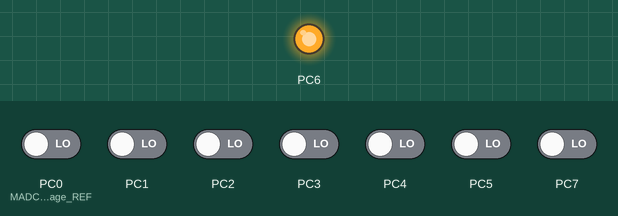
Simulated run of this program. Board: ATmega328P, built with avr-gcc and emulated at 8 MHz (the files do not name the chip). On the bench: output pins drawn as LEDs (lit = HIGH). The test bench sets the inputs (shaded band); at power-on: PC0 (MADC_Voltage_REF), PC1–5, PC7 LOW.

Above: at 3.1 s.
At 9.0 s:
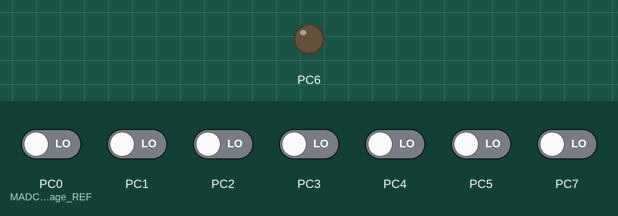
Timing chart, 0 to 15.6 s (numbered marks = the images above):
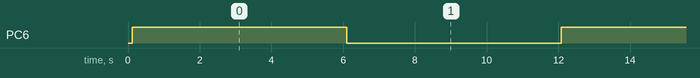

The program:

main.c
```c
/*
 * main.c
 *
 *  Created on: Oct 10, 2024
 *      Author:amany_Elsedawy
 *      Description:
 * Program : indicate Day state morning or night by Using LDR Sensor that connected to the ADC (channel 0) AND
 * LCD Display :
 *    Good Morning" +  boy character
 *        and turns **off** the LED (on PORTB, PIN0).
 *    If it's night time :
 *       "Good Evening" + sleeping boy character
 *        and turns **on** the LED.
 */


#define F_CPU 8000000UL
#include <util/delay.h>
#include "STD_TYPE.h"
#include "BIT_MAC_FUC.h"

//MCAL
#include"MDIO_Interface.h"
#include"MADC_Interfece.h"

//HALL
#include"HLCD_Interface.h"
#include"HLCD_EXTRACHAR.h"

int main(void){
     u16 Local_u16DigitalValue;
	u16 Local_u16AnalogValue;//0 to 5000

	    //MGIE_enable_GI();
		MDIO_Init();
		MADC_voidInit();
        HLCD_void_Init();
	   while(1){
			MADC_u8GetADCValueSynch(0,&Local_u16DigitalValue);
			Local_u16AnalogValue=((u32)Local_u16DigitalValue*5000UL) / 1024;
          if(Local_u16AnalogValue<4761 && Local_u16AnalogValue>=283){
        	 //if it LDR darkness tur on led//v0=4761
              HLCD_CLEAR();
             MDIO_u8SetPinValue(MDIO_PORTB,MDIO_PIN_0,MDIO_PinLow);
             HLCD_SetCursor(1,0);
             HLCD_WriteStirng((const u8*)"Good Morning");

            HLCD_voidSendExtraChar2(2,4,HLCD_u8ExtraCharBOY);


}       else{
	       HLCD_CLEAR();
	       MDIO_u8SetPinValue(MDIO_PORTB,MDIO_PIN_0,MDIO_PinHigh);
	       HLCD_SetCursor(1,0);
	       HLCD_WriteStirng((const u8*)"Good evening");
           HLCD_voidSendExtraChar2(2,4,HLCD_u8ExtraCharSleepBOY);
}

          // Small delay to allow for stable readings
                  _delay_ms(100);

	   }


return 0;

}
```

BIT_MAC_FUC.h
```c
#ifndef BIT_MAC_h
#define BIT_MAC_h

#define SET_BIT(value,Bitn) ((value)|=(1<<(Bitn)))
#define CLR_BIT(value,Bitn)  ((value)&=(~(1<<(Bitn))))
#define TOGGLE_BIT(value,Bitn) ((value)^=(1<<(Bitn)))
// function to return value of pin as it high or low
#define GET_BIT(REG,BIT_NUM)  ((REG>>BIT_NUM)&1)//REG indicate for PIN
#endif
//#include "BIT_MAC_FUC.h"
```

MADC_Interfece.h
```c
#ifndef   MADC_INTERFACE_H
#define   MADC_INTERFACE_H


void  MADC_voidInit  (void);

u8 MADC_u8GetADCValueSynch(u8 Copy_u8ChannelNum, u16* Copy_pu16ADCValue);

u8 MADC_u8GetADCValueAsynch(u8 Copy_u8ChannelNum,void(*Copy_pf)(u16));
#endif
```

MADC_Program.c
```c
#include "STD_TYPE.h"
#include "BIT_MAC_FUC.h"
//mcal
#include"MADC_Interfece.h"
#include"MADC_Private.h"
#include"MADC_Config.h"


 static u8  private_u8BusyFlag=private_NOT_Busy;
static(*private_pf)(u16)=NULL;

void  MADC_voidInit  (void){

//Set vref=5v(AVCC)
#if  MADC_Voltage_REF == MADC_AVCC

CLR_BIT(private_ADCMUX,7);
SET_BIT(private_ADCMUX,6);
#elif  MADC_Voltage_REF ==MADC_AREF
CLR_BIT(private_ADCMUX,6);
CLR_BIT(private_ADCMUX,7);
#elif  MADC_Voltage_REF ==MADC_INTERNAL_2_V
SET_BIT(private_ADCMUX,6);
SET_BIT(private_ADCMUX,7);

#endif
//Adjustment value ==>right->zero for right //and one for left
CLR_BIT(private_ADCMUX,5);
//select single_conversion_mode
CLR_BIT(private_ADCSRA,5);
//set prescaler value
SET_BIT(private_ADCSRA,2);
SET_BIT(private_ADCSRA,1);
CLR_BIT(private_ADCSRA,0);
//enable ACD peri
SET_BIT(private_ADCSRA,7);

}

u8 MADC_u8GetADCValueSynch(u8 Copy_u8ChannelNum, u16* Copy_pu16ADCValue){

	u8 local_u8ErrorState=STD_TYPE_NOK;
    u32 local_u32timeoutCounter=0;
if((Copy_u8ChannelNum<32) &&  (Copy_pu16ADCValue!=NULL)){
	local_u8ErrorState=STD_TYPE_OK;
	//clear channel number bits
	private_ADCMUX &=0b11100000;
//set channel number
    private_ADCMUX |= Copy_u8ChannelNum;
//start conversion
SET_BIT(private_ADCSRA,6);
//wait for ADC FLAG && check if hardware(ADC)is ok by counter expect time working of ADC
  while(( local_u32timeoutCounter<private_TimeOutMaxValue )&&(GET_BIT(private_ADCSRA,4)==0)){
	 local_u32timeoutCounter++;
  }
  if(GET_BIT(private_ADCSRA,4)){
	  //read ADC_VALUe
	  *Copy_pu16ADCValue=private_u16_ADC;
	  //clear flag
	  SET_BIT(private_ADCSRA,4);

  }else{
	  local_u8ErrorState=STD_TYPE_NOK;
  }


}


return  local_u8ErrorState;


}
//GetADCValueAsynch function
u8 MADC_u8GetADCValueAsynch(u8 Copy_u8ChannelNum,void(*Copy_pf)(u16)){
u8 local_u8ErrorState=STD_TYPE_NOK;
if((Copy_u8ChannelNum<32 )&&( Copy_pf!=NULL )&&( private_u8BusyFlag!=private_NOT_Busy)){
	local_u8ErrorState=STD_TYPE_OK;
//ADC is busy now
	 private_u8BusyFlag=private_Busy;
//set call back function
	 private_pf=Copy_pf;
	 //clear channel number bits
	 private_ADCMUX &=0b11100000;
	 //set channel number
	  private_ADCMUX |= Copy_u8ChannelNum;
	  //enable ADC interrput
     SET_BIT(private_ADCSRA,3);
     //start conversion
     SET_BIT(private_ADCSRA,6);
}


return local_u8ErrorState;
}

//ADC ISR
void __Vector_16(void)    __attribute__((signal));
void __Vector_16(void){

if(private_pf!=NULL){

	private_pf(private_u16_ADC);
  //ADC NOT BUSY NOW
    private_u8BusyFlag=private_NOT_Busy;
//unable interrupt
    CLR_BIT(private_ADCSRA,3);
}
}
```

MDIO_Interface.h
```c
/*******NAME:       Amany Sabry*******/
/*******DATE:       9/2024***********/
/*******Version:    1.o***********/
#ifndef MDIO_INTERFACE_H
#define MDIO_INTERFACE_H
//define port id
#define MDIO_PORTA 0
#define MDIO_PORTB 1
#define MDIO_PORTC 2
#define MDIO_PORTD 3
//define pin id
#define MDIO_PIN_0  0
#define MDIO_PIN_1  1
#define MDIO_PIN_2  2
#define MDIO_PIN_3  3
#define MDIO_PIN_4  4
#define MDIO_PIN_5  5
#define MDIO_PIN_6  6
#define MDIO_PIN_7  7
// define pin direction
#define MDIO_OUTPUT  0
#define MDIO_INPUT_FLOATING   1
#define MDIO_INPUT_PULLEdUP  2
//macro value of pin
#define MDIO_PinHigh  1
#define MDIO_PinLow  0
void MDIO_Init(void);

u8 MDIO_u8SetPinDirection(u8 Copy_u8PortId,u8 Copy_u8PinId, u8 Copy_u8PinDirec);
u8 MDIO_u8SetPortDirection(u8 Copy_u8PortId, u8 Copy_u8PortDirec);
u8 MDIO_u8SetPinValue(u8 Copy_u8PortId,u8 Copy_u8PinId,u8 Copy_u8PinValue);
u8 MDIO_u8SetPortValue(u8 Copy_u8PortId,u8 Copy_u8PortValue);
u8 MDIO_u8GetPinValue(u8 Copy_u8PortId,u8 Copy_u8PinId,u8 *Copy_Pu8ReturnPinValue);
u8 MDIO_u8GetPortValue(u8 Copy_u8PortId,u8 *Copy_Pu8ReturnPortValue);
#endif
```

MGIE_Interface.h
```c
#ifndef   MGIE_INTERFACE_H
#define   MGIE_INTERFACE_H

void MGIE_enable_GI(void);
void MGIE_disenable_GI(void);
// make implement at home

#endif
```

MGIE_Program.c
```c
#include "STD_TYPE.h"
#include "BIT_MAC_FUC.h"
//mcal
#include"MGIE_Interface.h"
#include"MGIE_Private.h"
#include"MGIE_Config.h"


void MGIE_enable_GI(void){


SET_BIT(Private_SREG,7);
}
void MGIE_disenable_GI(void){


CLR_BIT(Private_SREG,7);

}
```

MIDIO_Program.c
```c
/*******NAME:       Amany Sabry*******/
/*******DATE:       9/2024***********/
/*******Version:    1.o*************/

/* LIB LAYER*/
#include"STD_TYPE.h"
#include"BIT_MAC_FUC.h"


#include"MDIO_Interface.h"
#include "MDIO_Private.h"
#include"MDIO_Config.h"

void MDIO_Init(void){
 PRIVATE_DDRA_REG=PRIVATE_CONC(MDIO_PA7_DIRECTION,MDIO_PA6_DIRECTION,MDIO_PA5_DIRECTION,MDIO_PA4_DIRECTION,MDIO_PA3_DIRECTION,MDIO_PA2_DIRECTION,MDIO_PA1_DIRECTION,MDIO_PA0_DIRECTION);
 PRIVATE_DDRB_REG=PRIVATE_CONC(MDIO_PB7_DIRECTION,MDIO_PB6_DIRECTION,MDIO_PB5_DIRECTION,MDIO_PB4_DIRECTION,MDIO_PB3_DIRECTION,MDIO_PB2_DIRECTION,MDIO_PB1_DIRECTION,MDIO_PB0_DIRECTION);
 PRIVATE_DDRC_REG=PRIVATE_CONC(MDIO_PC7_DIRECTION,MDIO_PC6_DIRECTION,MDIO_PC5_DIRECTION,MDIO_PC4_DIRECTION,MDIO_PC3_DIRECTION,MDIO_PC2_DIRECTION,MDIO_PC1_DIRECTION,MDIO_PC0_DIRECTION);
 PRIVATE_DDRD_REG=PRIVATE_CONC(MDIO_PD7_DIRECTION,MDIO_PD6_DIRECTION,MDIO_PD5_DIRECTION,MDIO_PD4_DIRECTION,MDIO_PD3_DIRECTION,MDIO_PD2_DIRECTION,MDIO_PD1_DIRECTION,MDIO_PD0_DIRECTION);
 //set initial value
 PRIVATE_PORTA_REG=PRIVATE_CONC(MDIO_PA7_VALUE,MDIO_PA6_VALUE,MDIO_PA5_VALUE,MDIO_PA4_VALUE,MDIO_PA3_VALUE,MDIO_PA2_VALUE,MDIO_PA1_VALUE,MDIO_PA0_VALUE);
 PRIVATE_PORTB_REG=PRIVATE_CONC(MDIO_PB7_VALUE,MDIO_PB6_VALUE,MDIO_PB5_VALUE,MDIO_PB4_VALUE,MDIO_PB3_VALUE,MDIO_PB2_VALUE,MDIO_PB1_VALUE,MDIO_PB0_VALUE);
 PRIVATE_PORTC_REG=PRIVATE_CONC(MDIO_PC7_VALUE,MDIO_PC6_VALUE,MDIO_PC5_VALUE,MDIO_PC4_VALUE,MDIO_PC3_VALUE,MDIO_PC2_VALUE,MDIO_PC1_VALUE,MDIO_PC0_VALUE);
 PRIVATE_PORTD_REG=PRIVATE_CONC(MDIO_PD7_VALUE,MDIO_PD6_VALUE,MDIO_PD5_VALUE,MDIO_PD4_VALUE,MDIO_PD3_VALUE,MDIO_PD2_VALUE,MDIO_PD1_VALUE,MDIO_PD0_VALUE);

}

//set pin direction
u8 MDIO_u8SetPinDirection(u8 Copy_u8PortId,u8 Copy_u8PinId, u8 Copy_u8PinDirec){
u8 Local_u8ErrorState=STD_TYPE_OK ;

if(Copy_u8PinId<=MDIO_PIN_7){
  switch(Copy_u8PortId){
    case MDIO_PORTA:
    if(Copy_u8PinDirec==MDIO_OUTPUT ){
	 SET_BIT(PRIVATE_DDRA_REG ,Copy_u8PinId);
}   else if(Copy_u8PinDirec==MDIO_INPUT_FLOATING){

	CLR_BIT(PRIVATE_DDRA_REG ,Copy_u8PinId);
}   else if(Copy_u8PinDirec==MDIO_INPUT_PULLEdUP){
	CLR_BIT(PRIVATE_DDRA_REG ,Copy_u8PinId);
	SET_BIT(PRIVATE_PORTA_REG  ,Copy_u8PinId);

}
   else{
	Local_u8ErrorState=STD_TYPE_NOK;
}
  break;
  case MDIO_PORTB :
      if(Copy_u8PinDirec==MDIO_OUTPUT ){
	  SET_BIT(PRIVATE_DDRB_REG ,Copy_u8PinId);
}
     else if(Copy_u8PinDirec==MDIO_INPUT_FLOATING){

	    CLR_BIT(PRIVATE_DDRB_REG ,Copy_u8PinId);
}
    else if(Copy_u8PinDirec==MDIO_INPUT_PULLEdUP){
	CLR_BIT(PRIVATE_DDRB_REG ,Copy_u8PinId);
	SET_BIT(PRIVATE_PORTB_REG  ,Copy_u8PinId);

}
    else{
	Local_u8ErrorState=STD_TYPE_NOK;
}
  break;
 case MDIO_PORTC:

    if(Copy_u8PinDirec==MDIO_OUTPUT ){
	SET_BIT(PRIVATE_DDRC_REG ,Copy_u8PinId);
}
    else if(Copy_u8PinDirec==MDIO_INPUT_FLOATING){

	CLR_BIT(PRIVATE_DDRC_REG ,Copy_u8PinId);
}
    else if(Copy_u8PinDirec==MDIO_INPUT_PULLEdUP){
	CLR_BIT(PRIVATE_DDRC_REG ,Copy_u8PinId);
	SET_BIT(PRIVATE_PORTC_REG  ,Copy_u8PinId);

}
    else{
	Local_u8ErrorState=STD_TYPE_NOK;
}
 break;
 case MDIO_PORTD:
   if(Copy_u8PinDirec==MDIO_OUTPUT ){
	SET_BIT(PRIVATE_DDRD_REG ,Copy_u8PinId);
}
   else if(Copy_u8PinDirec==MDIO_INPUT_FLOATING){

	CLR_BIT(PRIVATE_DDRD_REG ,Copy_u8PinId);
}
   else if(Copy_u8PinDirec==MDIO_INPUT_PULLEdUP){
	CLR_BIT(PRIVATE_DDRD_REG ,Copy_u8PinId);
	SET_BIT(PRIVATE_PORTD_REG  ,Copy_u8PinId);

}
   else{
	Local_u8ErrorState=STD_TYPE_NOK;
}
 break;
default:
	Local_u8ErrorState=STD_TYPE_NOK;


}


}
else{
	Local_u8ErrorState=STD_TYPE_NOK;
}

return Local_u8ErrorState;
//set port direction
}

u8 MDIO_u8SetPortDirection(u8 Copy_u8PortId, u8 Copy_u8PortDirec){
u8 Local_u8ErrorState=STD_TYPE_OK ;
	switch(Copy_u8PortId){

	  case MDIO_PORTA:
		 if( Copy_u8PortDirec==MDIO_OUTPUT){
		   PRIVATE_DDRA_REG=0xFF;
		 }
		 else if( Copy_u8PortDirec==MDIO_INPUT_FLOATING){
			 PRIVATE_DDRA_REG=0x00;
		 }else if( Copy_u8PortDirec==MDIO_INPUT_PULLEdUP ){

			 PRIVATE_DDRA_REG=0x00;
			 PRIVATE_PORTA_REG=0xFF;

		 }else{
			 Local_u8ErrorState=STD_TYPE_NOK;

		 }

		break;
	  case MDIO_PORTB:
	  		 if( Copy_u8PortDirec==MDIO_OUTPUT){
	  		   PRIVATE_DDRB_REG=0xFF;
	  		 }
	  		 else if( Copy_u8PortDirec==MDIO_INPUT_FLOATING){
	  			 PRIVATE_DDRB_REG=0x00;
	  		 }else if( Copy_u8PortDirec==MDIO_INPUT_PULLEdUP ){

	  			 PRIVATE_DDRB_REG=0x00;
	  			 PRIVATE_PORTB_REG=0xFF;

	  		 }else{
	  			  Local_u8ErrorState=STD_TYPE_NOK;

	  		 }

	  		break;
	  case MDIO_PORTC:
	  		 if( Copy_u8PortDirec==MDIO_OUTPUT){
	  		   PRIVATE_DDRC_REG=0xFF;
	  		 }
	  		 else if( Copy_u8PortDirec==MDIO_INPUT_FLOATING){
	  			 PRIVATE_DDRC_REG=0x00;
	  		 }else if( Copy_u8PortDirec==MDIO_INPUT_PULLEdUP ){

	  			 PRIVATE_DDRC_REG=0x00;
	  			 PRIVATE_PORTC_REG=0xFF;

	  		 }else{
	  			  Local_u8ErrorState=STD_TYPE_NOK;

	  		 }

	  		break;
	  case MDIO_PORTD:
	  		 if( Copy_u8PortDirec==MDIO_OUTPUT){
	  		   PRIVATE_DDRD_REG=0xFF;
	  		 }
	  		 else if( Copy_u8PortDirec==MDIO_INPUT_FLOATING){
	  			 PRIVATE_DDRD_REG=0x00;
	  		 }else if( Copy_u8PortDirec==MDIO_INPUT_PULLEdUP ){

	  			 PRIVATE_DDRD_REG=0x00;
	  			 PRIVATE_PORTD_REG=0xFF;

	  		 }

	   else{
	  			 Local_u8ErrorState=STD_TYPE_NOK;
	   }


            break;
	  default:
		   Local_u8ErrorState=STD_TYPE_NOK;

	}

	return Local_u8ErrorState;

}
//set pin value
u8 MDIO_u8SetPinValue(u8 Copy_u8PortId,u8 Copy_u8PinId,u8 Copy_u8PinValue){
u8 Local_u8ErrorState=STD_TYPE_OK ;
 if(Copy_u8PinId<=MDIO_PIN_7 ){
   switch(Copy_u8PortId){
   case  MDIO_PORTA:
    switch(Copy_u8PinValue){
      case MDIO_PinHigh:
	   SET_BIT(PRIVATE_PORTA_REG , Copy_u8PinId);
	   break;
      case MDIO_PinLow:
   	   CLR_BIT(PRIVATE_PORTA_REG , Copy_u8PinId);
   	    break;
   }
       break;
    case  MDIO_PORTB:
   switch(Copy_u8PinValue){
	   case MDIO_PinHigh:
		   SET_BIT(PRIVATE_PORTB_REG , Copy_u8PinId);
		   break;
	   case MDIO_PinLow:
	   	   CLR_BIT(PRIVATE_PORTB_REG , Copy_u8PinId);
	   	 break;
	   }
     break;
     case  MDIO_PORTC:
  switch(Copy_u8PinValue){
	   case MDIO_PinHigh:
		   SET_BIT(PRIVATE_PORTC_REG,Copy_u8PinId );

		   break;
	   case MDIO_PinLow:
	   	   CLR_BIT(PRIVATE_PORTC_REG , Copy_u8PinId);
	   	   break;
	   }
        break;
      case  MDIO_PORTD:
 switch(Copy_u8PinValue){
	   case MDIO_PinHigh:
		   SET_BIT(PRIVATE_PORTD_REG , Copy_u8PinId);
		   break;
	   case MDIO_PinLow:
	   	   CLR_BIT(PRIVATE_PORTD_REG , Copy_u8PinId);
	   	 break;
	   }
break;
default:
	Local_u8ErrorState=STD_TYPE_NOK;

}
}
else{
	Local_u8ErrorState=STD_TYPE_NOK;

}
return Local_u8ErrorState;
}
//set port value
u8 MDIO_u8SetPortValue(u8 Copy_u8PortId,u8 Copy_u8PortValue){
	u8 Local_u8ErrorState=STD_TYPE_OK ;
    if( Copy_u8PortId<= Copy_u8PortId){
      switch(Copy_u8PortId){
      case MDIO_PORTA :PRIVATE_PORTA_REG= Copy_u8PortValue;break;
      case MDIO_PORTB :PRIVATE_PORTB_REG= Copy_u8PortValue;break;
      case MDIO_PORTC :PRIVATE_PORTC_REG= Copy_u8PortValue;break;
      case MDIO_PORTD :PRIVATE_PORTD_REG= Copy_u8PortValue;break;


      }

    }else{
    	Local_u8ErrorState=STD_TYPE_NOK;}

return Local_u8ErrorState;
}
//get pin value
u8 MDIO_u8GetPinValue(u8 Copy_u8PortId,u8 Copy_u8PinId,u8 *Copy_Pu8ReturnPinValue){
	u8 Local_u8ErrorState=STD_TYPE_OK ;
	if((Copy_u8PinId<=MDIO_PIN_7) && (Copy_u8PortId<=MDIO_PORTD)&&(Copy_Pu8ReturnPinValue!=NULL)){
         switch(Copy_u8PortId){
         case  MDIO_PORTA:  *Copy_Pu8ReturnPinValue = GET_BIT(PRIVATE_PINA_REG ,Copy_u8PinId);break;
         case  MDIO_PORTB:  *Copy_Pu8ReturnPinValue = GET_BIT(PRIVATE_PINB_REG ,Copy_u8PinId);break;
         case  MDIO_PORTC:  *Copy_Pu8ReturnPinValue = GET_BIT(PRIVATE_PINC_REG ,Copy_u8PinId);break;
         case  MDIO_PORTD:  *Copy_Pu8ReturnPinValue = GET_BIT(PRIVATE_PIND_REG ,Copy_u8PinId);break;


}

}else{

		Local_u8ErrorState=STD_TYPE_NOK;
	}
	return Local_u8ErrorState;

}
//get port valueTD
u8 MDIO_u8GetPortValue(u8 Copy_u8PortId,u8 *Copy_Pu8ReturnPortValue){
	u8 Local_u8ErrorState=STD_TYPE_OK ;
if((Copy_u8PortId<=MDIO_PORTD)&&(Copy_Pu8ReturnPortValue!= NULL)){
 switch( Copy_u8PortId){

        case  MDIO_PORTA:  *Copy_Pu8ReturnPortValue = PRIVATE_PINA_REG ;break;
         case  MDIO_PORTB:  *Copy_Pu8ReturnPortValue = PRIVATE_PINB_REG ;break;
         case  MDIO_PORTC:  *Copy_Pu8ReturnPortValue = PRIVATE_PINC_REG ;break;
         case  MDIO_PORTD:  *Copy_Pu8ReturnPortValue= PRIVATE_PIND_REG ;break;

 }

}else{
	Local_u8ErrorState=STD_TYPE_NOK ;
}


return  Local_u8ErrorState;
}
```

STD_TYPE.h
```c
#ifndef STDTYPE_H
#define STDTYPE_H

// Standard Types
typedef unsigned char u8;
typedef signed char s8;
typedef unsigned short int u16;
typedef signed short int s16;
typedef unsigned long int u32;
typedef signed long int s32;

typedef  float f32;
typedef double f64;
#define STD_TYPE_OK  1
#define STD_TYPE_NOK  0
#define NULL  ((void*)0)
#endif //
```

HLCD_Config.h
```c
#ifndef HLCD_CONFIG_H
#define HLCD_CONFIG_H
//configration for control pin
//RS pin
#define HLCD_RS_PORT    MDIO_PORTD
#define  HLCD_RS_PIN    MDIO_PIN_0
//R/W pin
#define  HLCD_RW_PORT   MDIO_PORTD
#define  HLCD_RW_PIN    MDIO_PIN_1
//enable pin
#define  HLCD_EN_PORT   MDIO_PORTD
#define  HLCD_EN_PIN    MDIO_PIN_2
//configuration for data pin
#define HLCD_DATA_PORT  MDIO_PORTC
#endif
```

MADC_Config.h
```c
#ifndef   MADC_COFIG_H
#define   MADC_CONFIG_H


#define   MADC_AVCC    0
#define   MADC_AREF    1
#define   MADC_INTERNAL_2_V    2

#define   MADC_Voltage_REF   MADC_AVCC


#endif
```

MGIE_Config.h
```c

```

HLCD_EXTRACHAR.h
```c
#ifndef HLCD_EXTRAACHAR_H
#define HLCD_EXTRAACHAR_H
// draw special char go to website_>>>>>>https://maxpromer.github.io/LCD-Character-Creator/
// create an array uthat have char you want to draw in reverse to write in arabic

//اماني
//boy rise hand
u8 HLCD_u8ExtraChar[]={


		0x0E,0x0A,0x0E,0x05,0x0F, 0x0A,0x0A,0x00

};

//boy play football
u8 HLCD_u8ExtraChar4[]={

		0x07,0x05,0x07,0x12,0x02, 0x07,0x01,0x00,


};
////boy play football
u8 HLCD_u8ExtraChar3[]={


		0x07, 0x05,0x07,0x02,0x0A,0x07,0x01,0x00,


};////boy play football
u8 HLCD_u8ExtraChar1[]={

		0x1C,0x14,0x1C,0x08,0x0A,0x1C,0x10,0x00,


};
//boy play football
u8 HLCD_u8ExtraChar2[]={


		0x1C,0x14,0x1C,0x09,0x08,0x1C,0x10,0x00,
};

//boy dance

u8 HLCD_u8ExtraCharDANCE1[]={


		 0x0E,0x0A,0x0E,0x1F,0x15,0x04,0x0A,0x0A
};
u8 HLCD_u8ExtraCharDANCE2[]={

		0x00, 0x0E,0x0A,0x0E,0x15,0x1F, 0x0A, 0x0A

};
u8 HLCD_u8ExtraCharDANCE3[]={

		0x00, 0x07,0x1D,0x15,0x1D,0x0F,0x1C, 0x14

};
u8 HLCD_u8ExtraCharDANCE4[]={


		 0x00,0x1E, 0x17,0x15,0x17,0x1E,0x07,0x05
};
u8 HLCD_u8ExtraCharDANCE5[]={


		 0x0E,0x0A,0x0E,0x14,0x1F, 0x0B,0x0A,0x00
};

u8 HLCD_u8ExtraCharDANCE6[]={


		0x0E,0x0A,0x0E,0x05,0x1F,0x1A,0x0A,0x00
};

//

u8 HLCD_u8ExtraCharBOY[]={

		0x0E,0x0A,0x0E,0x04,0x04, 0x0E,0x0A,0x0A
};


u8 HLCD_u8ExtraCharSleepBOY[]={

		 0x00,0x00,0x07,0x05, 0x07,0x1A,0x0E,0x18
};


#endif
```

HLCD_Interface.h
```c
#ifndef HLCD_Interface_H
#define HLCD_Interface_H

void HLCD_void_Init(void);
void HLCD_voidLcdWriteCmd(u8 Copy_u8Cmd);
void HLCD_voidWriteChar(u8 Copy_u8Char);
u8 HLCD_SetCursor(u8 Copy_LineNb,u8 Copy_CharNb);
void HLCD_WriteStirng(const u8 *Copy_u8PtrString);
void HLCD_CLEAR(void);
void HLCD_voidWriteNumbers(u16 Copy_u16Number);
void HLCD_voidSendExtraChar2(u8 Copy_LineNb, u8 Copy_CharNb, u8 * Copy_pointer);
#define HLCD_Line1     1
#define HLCD_Line2     2
#define HLCD_Clear     0x01
#define HLCD_CGRAM     0x40

#endif
```

HLCD_Private.h
```c

```

MADC_Private.h
```c
#ifndef   MADC_PRIVATE_H
#define   MADC_PRIVATE_H

#define  private_ADCMUX      *((volatile u8*)0x27)
#define  private_ADCSRA      *((volatile u8*)0x26)
#define  private_SFIOR       *((volatile u8*)0x50)
#define  private_ADCH        *((volatile u8*)0x25)
#define  private_ADCL        *((volatile u8*)0x24)
#define  private_u16_ADC      *((volatile u16*)0x24)//as to reed l and high one time as they next them

#define private_TimeOutMaxValue      1000000
#define private_Busy                 1
#define private_NOT_Busy             0
#endif
```

MGIE_Private.h
```c
#ifndef   MGIE_PRIVATE_H
#define   MGIE_PRIVATE_H

#define Private_SREG    *((volatile u8 *)0x5F)


#endif
```

Source omitted: MDIO_Config.h (3374 bytes), HLCD_Program.c (3568 bytes), MDIO_Private.h (1688 bytes)

Measured:
- by itself, PC6: alternates HIGH for 6.0 s and LOW for 6.0 s
